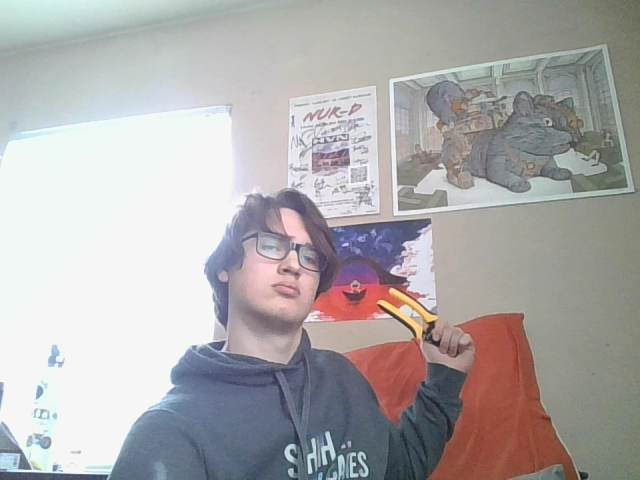
#> input picture minibot/test.png, 640 x 480 px, given in place of the camera
$ jupyter execute --allow-errors Test.ipynb
#> lines starting #> are read from the running program, lines starting #| are printed output that depends on the picture; after the words box and inside, x2 and y2 are one past the last pixel; in counts of white or black regions, pixels touching at a corner belong together
[cell 1]
import matplotlib.pyplot as plt
import cv2
import numpy as np

[cell 2]
# take a photo with opencv using the webcam
file_path = 'test.png'
cap = cv2.VideoCapture(0)
image = cap.read()[1]
#> image is the input picture: shape (480, 640, 3); mean B, G, R 170.8, 170.5, 173.6

# check if test.png exists
import os
if os.path.exists(file_path):
    # if it does, delete it
    os.remove(file_path)

# save the image to a file
cv2.imwrite('test.png', image)

# show the image using matplotlib
# convert the image from BGR to RGB

plt.imshow(cv2.cvtColor(image, cv2.COLOR_BGR2RGB))

cv2.destroyAllWindows()
cap.release()

[cell 3]
# have matplotlib display outside of the notebook
# %matplotlib tk
# use the matplotlib function to display a 3d plot of the image's colors

image = cv2.imread('test.png')
# reduce the image's size to 1/4 of its original size
image = cv2.resize(image, (0,0), fx=0.25, fy=0.25)
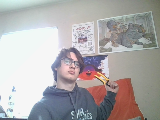
#> image: shape (120, 160, 3); mean B, G, R 170.9, 170.6, 173.7
# convert to hsv color space
hsv = cv2.cvtColor(image, cv2.COLOR_BGR2HSV)
#> hsv: shape (120, 160, 3); mean H, S, V 63.9, 30, 181.6

# 3d plot of the image's colors in hsv color space with each point colored by its hsv value converted to rgb
from mpl_toolkits.mplot3d import Axes3D
import matplotlib.pyplot as plt
import numpy as np

hsv = cv2.cvtColor(image, cv2.COLOR_BGR2HSV)
hsv = hsv.reshape((hsv.shape[0] * hsv.shape[1], 3))
image = cv2.cvtColor(image, cv2.COLOR_BGR2RGB)

fig = plt.figure()
ax = fig.add_subplot(111, projection='3d')
pixel_colors = image.reshape((np.shape(image)[0]*np.shape(image)[1], 3))
norm = plt.Normalize(0,255)
norm.autoscale(pixel_colors)
pixel_colors = norm(pixel_colors).tolist()
#> pixel_colors = 19200 items, first 6: [0.784, 0.926, 0.887], [0.788, 0.922, 0.892], [0.792, 0.922, 0.892], [0.805, 0.931, 0.896], [0.792, 0.926, 0.896], [0.797, 0.931, 0.9]
ax.scatter(hsv[:,2], hsv[:,0], hsv[:,1], facecolors=pixel_colors, marker=".")
ax.set_xlabel("Value")
ax.set_ylabel("Hue")
ax.set_zlabel("Saturation")
plt.show()
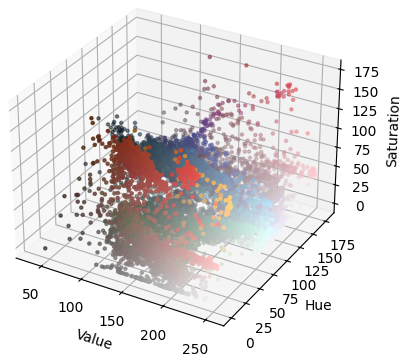
#> figure drawn by matplotlib, 1 panel

[cell 4]
# make matplotlib display inside the notebook
# %matplotlib inline

# create a mask to filter yellow form the image
lower_yellow = np.array([20, 100, 100])
rgb_lower_yellow = cv2.cvtColor(np.uint8([[lower_yellow]]), cv2.COLOR_HSV2BGR)[0][0]
upper_yellow = np.array([30, 255, 255])
rgb_upper_yellow = cv2.cvtColor(np.uint8([[upper_yellow]]), cv2.COLOR_HSV2BGR)[0][0]

# create an empty 20x20 image
low_yellow_img = np.zeros((20, 20, 3), np.uint8)
high_yellow_img = np.zeros((20, 20, 3), np.uint8)
# color the image yellow
low_yellow_img[:] = rgb_lower_yellow
high_yellow_img[:] = rgb_upper_yellow

# show the images
plt.subplot(1, 2, 1)
plt.imshow(cv2.cvtColor(low_yellow_img, cv2.COLOR_BGR2RGB))
plt.subplot(1, 2, 2)
plt.imshow(cv2.cvtColor(high_yellow_img, cv2.COLOR_BGR2RGB))
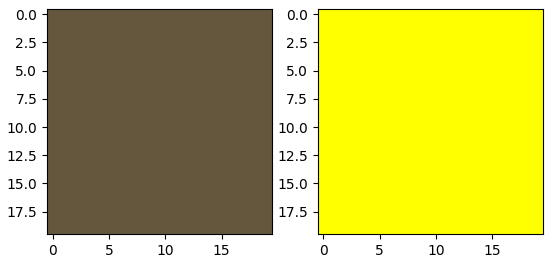
#> figure drawn by matplotlib, 2 panels

[cell 5]
# create a mask to filter yellow from the image
# %matplotlib inline
image = cv2.imread('test.png')
hsv = cv2.cvtColor(image, cv2.COLOR_BGR2HSV)
#> hsv: shape (480, 640, 3); mean H, S, V 63.4, 30.2, 181.5

lower_yellow = (20, 100, 100)
upper_yellow = (30, 255, 255)
mask = cv2.inRange(hsv, lower_yellow, upper_yellow)
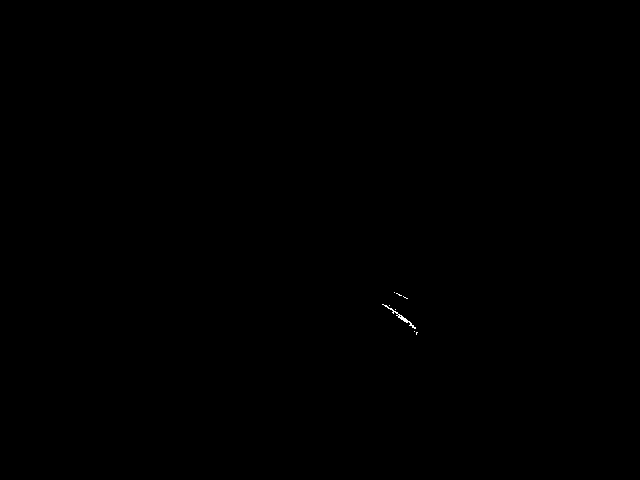
#> mask: shape (480, 640); 0.04% white in thin lines or dots, all inside (x1, y1, x2, y2) = (382, 292, 418, 335)

# show the mask using matplotlib
plt.subplot(1, 2, 1)
plt.imshow(mask, cmap='gray')
plt.subplot(1, 2, 2)
plt.imshow(cv2.cvtColor(image, cv2.COLOR_BGR2RGB))

[cell 6]
# get the average color of the masked area
# %matplotlib inline
image = cv2.imread('test.png')
hsv = cv2.cvtColor(image, cv2.COLOR_BGR2HSV)

lower_yellow = (20, 100, 100)
upper_yellow = (30, 255, 255)
middle_yellow = (25, 200, 200)

def ellipse_inRange(image, color, radius, color0_factor = 1, color1_factor = 1, color2_factor = 1):
#> called with color = (25, 200, 200), radius = 45, color0_factor = 0.25, color1_factor = 2.5, color2_factor = 2.5
    color_factor = np.array([1/color0_factor, 1/color1_factor, 1/color2_factor])
    mask = np.sqrt(np.sum(np.square(np.multiply(image - color, color_factor)), axis=2)) < radius
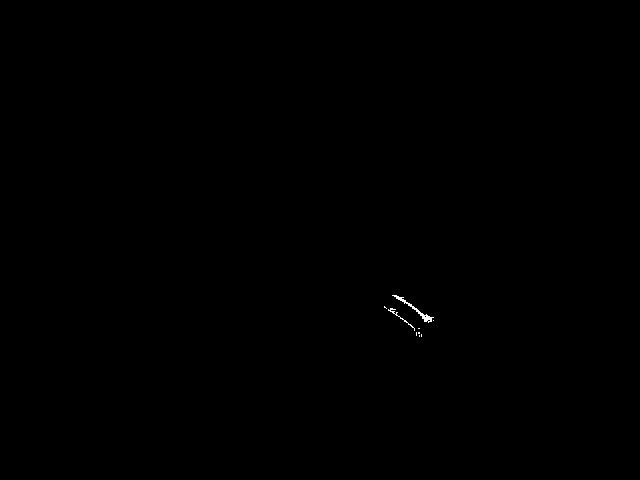
#> mask: shape (480, 640) bool; 0.07% white in thin lines or dots, all inside (x1, y1, x2, y2) = (384, 295, 434, 337)
    return mask.astype(np.uint8) * 255

def distance(c1, c2):
    return np.sqrt((c2[0] - c1[0])**2 + (c2[1] - c1[1])**2 + (c2[2] - c1[2])**2)

# create an empty image that is the same size as the original image
r, f0, f1, f2 = 45, 0.25, 2.5, 2.5
mask = ellipse_inRange(hsv, middle_yellow, r, f0, f1, f2)


# show the new mask
plt.subplot(1, 2, 1)
plt.imshow(mask, cmap='gray')
plt.subplot(1, 2, 2)
plt.imshow(cv2.cvtColor(image, cv2.COLOR_BGR2RGB))
